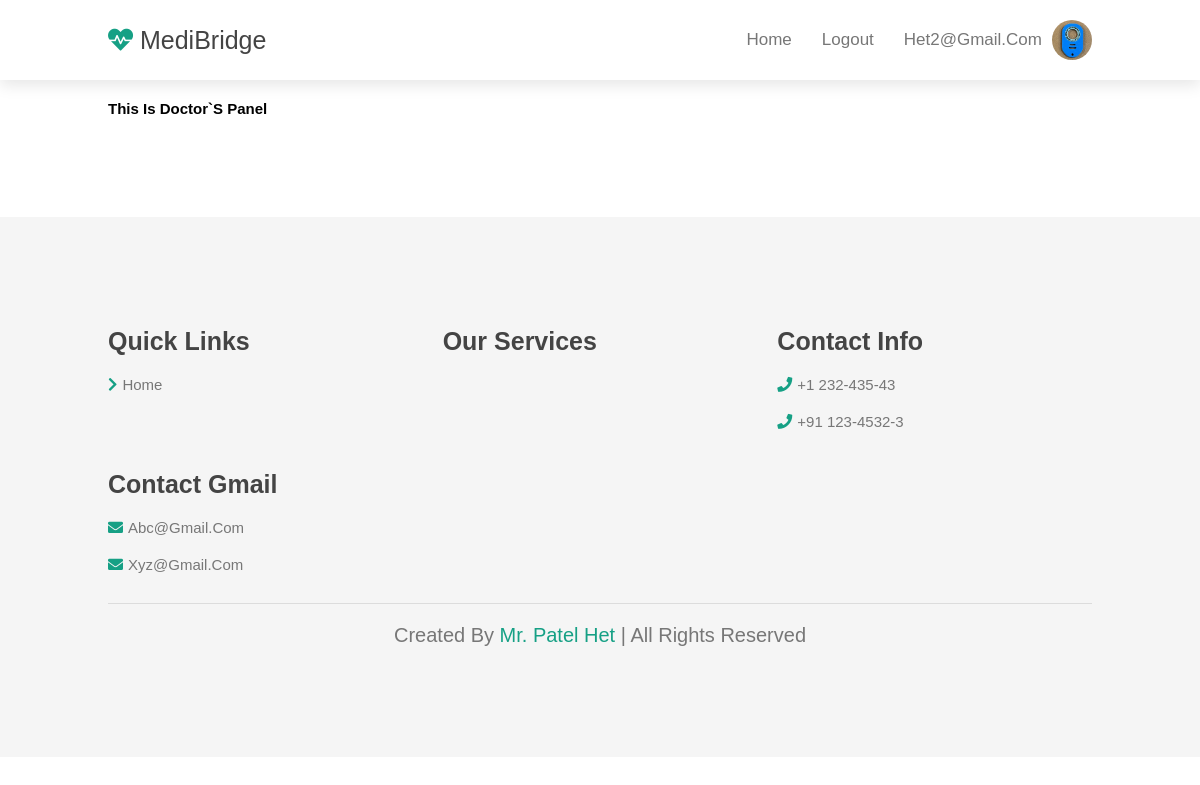
Screenshot of /doctor/ (signed in) with the database file from the repository.
### registration/models.py (models this page shows)
class Doctors(models.Model):
    email = models.CharField(max_length=50,unique=True)
    password = models.CharField(max_length=50)
    name = models.CharField(max_length=50, default="")
    specialist = models.CharField(max_length=50, default="")
    image = models.ImageField(upload_to='users/doctors/image', default="")
    approved = models.BooleanField(default=False)
    created_at = models.DateTimeField(auto_now_add=True)
    updated_At = models.DateTimeField(auto_now=True)

### doctor/views.py (the view)
# urls.py: path('', d_home , name="d_home"),
def d_home(request):
    if request.method == 'GET':
        context = {}
        context['doc'] = Doctors.objects.filter(id = request.session['id']).first()
        return render(request, 'doctor/d_home.html', context)

### doctor/templates/doctor/d_home.html (shortened to what this page needs)
{% extends "d_layout.html" %}
{% load static  %}
{% block content %}
<section>
   <h1> This is Doctor`s Panel</h1>
</section>
{% endblock content %}

### templates/d_layout.html (shortened to what this page needs)
{% load static %}
<!DOCTYPE html>
<html lang="en">
<head>
    <link rel="stylesheet" href="https://cdnjs.cloudflare.com/ajax/libs/font-awesome/5.15.4/css/all.min.css">
</head>
<body>
    <header class="header">
        <a href="#" class="logo"> <i class="fas fa-heartbeat"></i> MediBridge</a>
        <nav class="navbar">
            <div class="profile">
                <a href="/doctor">Home</a>
                {% if request.session.id %}
                <a href="/logout">Logout</a>
                <a>
                    <div class="profile">
                        <span class="username">{{request.session.email}}</span>
                        <img src="{{doc.image.url}}" alt="Profile" class="profile-img">
                    </div>
                </a>
                {% else %}
                <a href="/login"> Login </a>
                {% endif %}
            </div>
        </nav>
    </header>
    {% block content %}{% endblock content %}
    <section class="footer">
        <div class="box-container">
            <div class="box">
                <h3>Quick links</h3>
                <a href="/doctor"><i class="fas fa-chevron-right"></i>home</a>
            </div>
            <div class="box">
                <h3>Our Services</h3>
            </div>
            <div class="box">
                <h3>Contact Info</h3>
                <a href="#"><i class="fas fa-phone"></i>+1 232-435-43</a>
                <a href="#"><i class="fas fa-phone"></i>+91 123-4532-3</a>
            </div>
            <div class="box">
                <h3>Contact Gmail</h3>
                <a href="#"><i class="fas fa-envelope"></i>abc@gmail.com</a>
                <a href="#"><i class="fas fa-envelope"></i>xyz@gmail.com</a>
            </div>
        </div>
        <div class="credit">Created by <span>Mr. Patel Het</span> | all rights reserved</div>
    </section>
</body>
</html>

### templates/d_layout.html (style rules this page uses)
:root { --green:#16a085; --black:#444; --light-color:#777; --box-shadow:.5rem .5rem 0 rgba(22,160,133,.2); --text-shadow:.2rem .2rem 0 rgba(0,0,0,.2); --border: .2rem solid var(--green); }
* { font-family: 'Poppins',sans-serif; margin:0; padding: 0; box-sizing: border-box; outline: none; border: none; text-transform: capitalize; transition: all .2s ease-out; text-decoration: none; }
html { font-size: 62.5%; overflow-x: hidden; scroll-padding-top: 7rem; scroll-behavior: smooth; }
section { padding: 10rem 9%; }
section:nth-child(even) { background: #f5f5f5; }
.header { padding: 2rem 9%; position: fixed; top: 0;left: 0;right: 0; z-index: 1000; box-shadow: 0 .5rem 1.5rem rgba(0,0,0,.1); display: flex; align-items: center; justify-content: space-between; background: #fff; }
.header .logo { font-size: 2.5rem; color: var(--black); }
.header .logo i { color: var(--green); }
.header .navbar { display: flex; }
.header .navbar a { font-size: 1.7rem; color: var(--light-color); margin-left: 2rem; }
.footer .box-container { display: grid; grid-template-columns: repeat(auto-fit,minmax(30rem,1fr)); gap: 2rem; }
.footer .box-container .box h3 { font-size: 2.5rem; color: var(--black); padding: 1rem 0; }
.footer .box-container .box a { display: block; font-size: 1.5rem; color: var(--light-color); padding: 1rem 0; }
.footer .box-container .box a i { padding-right: .5rem; color: var(--green); }
.footer .credit { padding: 1rem; padding-top: 2rem; margin-top: 2rem; text-align: center; font-size: 2rem; color: var(--light-color); border-top: .1rem solid rgba(0,0,0,.1); }
.footer .credit span { color: var(--green); }
.profile-img { width: 40px; height: 40px; border-radius: 50%; object-fit: cover; }
.profile { display: flex; align-items: center; gap: 10px; }

### rows the page displays
Doctors: session.email "Het2@gmail.com", image (picture)
